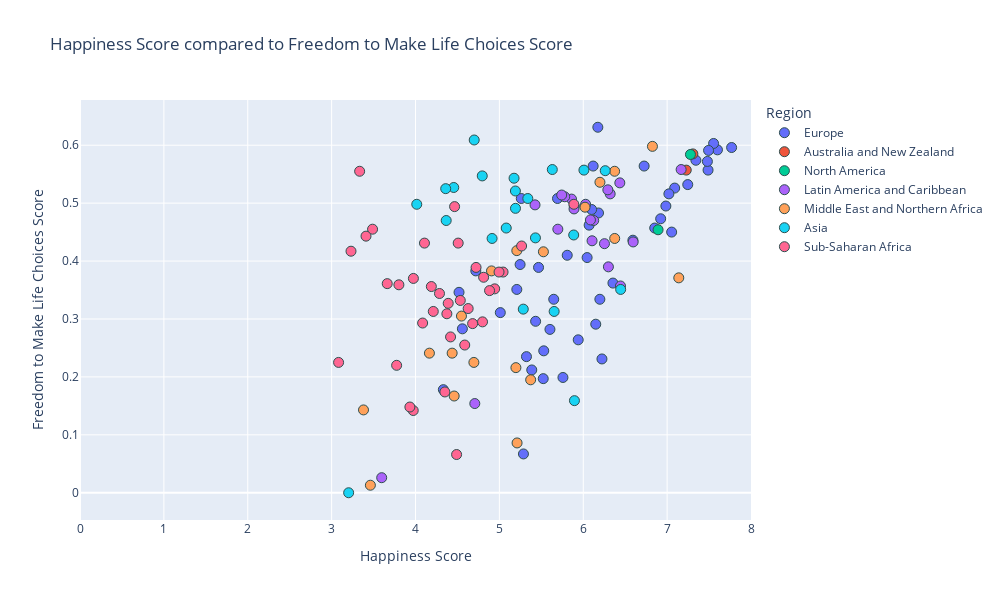

Notebook source saved alongside this figure:
### Code cell
#happiness score vs freedom to make life choices

#establish x and y values
x_values = merged_2019["Score"]
y_values = merged_2019["Freedom to make life choices"]

#px.scatter
fig = px.scatter(merged_2019, x_values, y_values, color="Region", hover_name="Country or region",
                range_x=[0,8], title="Happiness Score compared to Freedom to Make Life Choices Score",
                width= 1000, height =600) # use trendline="ols" to see all lin reg equations

#set axes labels
fig.update_xaxes(title_text='Happiness Score')
fig.update_yaxes(title_text='Freedom to Make Life Choices Score')


#formatting
#marker size and colors
fig.update_traces(marker=dict(size=10,
                              line=dict(width=1, 
                                        color='DarkSlateGrey')))

#linear regression
#use linregress from dependencies to inplement linear regression
(slope, intercept, rvalue, pvalue, stderr) = linregress(x_values, y_values)
regress_values = x_values * slope + intercept

#print out all variables calculated above (rvalue, pvalue...)
print(f"slope:{round(slope, 2)}")
print(f"intercept:{round(intercept,2)}")
res = sts.linregress(x_values, y_values)
print(f"R-squared: {res.rvalue**2:.4f}")


#print out line eq for reference
line_eq = (f"y={round(slope, 2)}x + {round(intercept, 2)}")
print(line_eq)

fig.show()

### Figure 1 — Plotly figure (JSON) as saved in the notebook; plotly's stock layout.template omitted (floating-point values rounded to 4 significant figures)
{"data": [{"hovertemplate": "<b>%{hovertext}</b><br><br>Region=Europe<br>Score=%{x}<br>Freedom to make life choices=%{y}<extra></extra>", "hovertext": ["Finland", "Denmark", "Norway", "Iceland", "Netherlands", "Switzerland", "Sweden", "Austria", "Luxembourg", "United Kingdom", "Ireland", "Germany", "Belgium", "Czech Republic", "Malta", "France", "Spain", "Italy", "Slovakia", "Poland", "Uzbekistan", "Lithuania", "Slovenia", "Kosovo", "Romania", "Cyprus", "Latvia", "Estonia", "Kazakhstan", "Hungary", "Portugal", "Russia", "Serbia", "Moldova", "Montenegro", "Tajikistan", "Croatia", "Bosnia and Herzegovina", "Belarus", "Greece", "Kyrgyzstan", "Turkmenistan", "Azerbaijan", "Bulgaria", "Albania", "Armenia", "Georgia", "Ukraine"], "legendgroup": "Europe", "marker": {"color": "#636efa", "line": {"color": "DarkSlateGrey", "width": 1}, "size": 10, "symbol": "circle"}, "mode": "markers", "name": "Europe", "orientation": "v", "showlegend": true, "type": "scatter", "x": [7.769, 7.6, 7.554, 7.494, 7.488, 7.48, 7.343, 7.246, 7.09, 7.054, 7.021, 6.985, 6.923, 6.852, 6.726, 6.592, 6.354, 6.223, 6.198, 6.182, 6.174, 6.149, 6.118, 6.1, 6.07, 6.046, 5.94, 5.893, 5.809, 5.758, 5.693, 5.648, 5.603, 5.529, 5.523, 5.467, 5.432, 5.386, 5.323, 5.287, 5.261, 5.247, 5.208, 5.011, 4.719, 4.559, 4.519, 4.332], "xaxis": "x", "y": [0.596, 0.592, 0.603, 0.591, 0.557, 0.572, 0.574, 0.532, 0.526, 0.45, 0.516, 0.495, 0.473, 0.457, 0.564, 0.436, 0.362, 0.231, 0.334, 0.483, 0.631, 0.291, 0.564, 0.489, 0.462, 0.406, 0.264, 0.495, 0.41, 0.199, 0.508, 0.334, 0.282, 0.245, 0.197, 0.389, 0.296, 0.212, 0.235, 0.067, 0.508, 0.394, 0.351, 0.311, 0.383, 0.283, 0.346, 0.178], "yaxis": "y"}, {"hovertemplate": "<b>%{hovertext}</b><br><br>Region=Australia and New Zealand<br>Score=%{x}<br>Freedom to make life choices=%{y}<extra></extra>", "hovertext": ["New Zealand", "Australia"], "legendgroup": "Australia and New Zealand", "marker": {"color": "#EF553B", "line": {"color": "DarkSlateGrey", "width": 1}, "size": 10, "symbol": "circle"}, "mode": "markers", "name": "Australia and New Zealand", "orientation": "v", "showlegend": true, "type": "scatter", "x": [7.307, 7.228], "xaxis": "x", "y": [0.585, 0.557], "yaxis": "y"}, {"hovertemplate": "<b>%{hovertext}</b><br><br>Region=North America<br>Score=%{x}<br>Freedom to make life choices=%{y}<extra></extra>", "hovertext": ["Canada", "United States"], "legendgroup": "North America", "marker": {"color": "#00cc96", "line": {"color": "DarkSlateGrey", "width": 1}, "size": 10, "symbol": "circle"}, "mode": "markers", "name": "North America", "orientation": "v", "showlegend": true, "type": "scatter", "x": [7.278, 6.892], "xaxis": "x", "y": [0.584, 0.454], "yaxis": "y"}, {"hovertemplate": "<b>%{hovertext}</b><br><br>Region=Latin America and Caribbean<br>Score=%{x}<br>Freedom to make life choices=%{y}<extra></extra>", "hovertext": ["Costa Rica", "Mexico", "Chile", "Guatemala", "Panama", "Brazil", "Uruguay", "El Salvador", "Colombia", "Nicaragua", "Argentina", "Ecuador", "Jamaica", "Honduras", "Bolivia", "Paraguay", "Peru", "Dominican Republic", "Venezuela", "Haiti"], "legendgroup": "Latin America and Caribbean", "marker": {"color": "#ab63fa", "line": {"color": "DarkSlateGrey", "width": 1}, "size": 10, "symbol": "circle"}, "mode": "markers", "name": "Latin America and Caribbean", "orientation": "v", "showlegend": true, "type": "scatter", "x": [7.167, 6.595, 6.444, 6.436, 6.321, 6.3, 6.293, 6.253, 6.125, 6.105, 6.086, 6.028, 5.89, 5.86, 5.779, 5.743, 5.697, 5.425, 4.707, 3.597], "xaxis": "x", "y": [0.558, 0.433, 0.357, 0.535, 0.516, 0.39, 0.523, 0.43, 0.47, 0.435, 0.471, 0.498, 0.49, 0.507, 0.511, 0.514, 0.455, 0.497, 0.154, 0.026], "yaxis": "y"}, {"hovertemplate": "<b>%{hovertext}</b><br><br>Region=Middle East and Northern Africa<br>Score=%{x}<br>Freedom to make life choices=%{y}<extra></extra>", "hovertext": ["Israel", "United Arab Emirates", "Saudi Arabia", "Qatar", "Bahrain", "Kuwait", "Libya", "Turkey", "Algeria", "Morocco", "Lebanon", "Jordan", "Palestinian Territories", "Iran", "Tunisia", "Iraq", "Egypt", "Syria", "Yemen"], "legendgroup": "Middle East and Northern Africa", "marker": {"color": "#FFA15A", "line": {"color": "DarkSlateGrey", "width": 1}, "size": 10, "symbol": "circle"}, "mode": "markers", "name": "Middle East and Northern Africa", "orientation": "v", "showlegend": true, "type": "scatter", "x": [7.139, 6.825, 6.375, 6.374, 6.199, 6.021, 5.525, 5.373, 5.211, 5.208, 5.197, 4.906, 4.696, 4.548, 4.461, 4.437, 4.166, 3.462, 3.38], "xaxis": "x", "y": [0.371, 0.598, 0.439, 0.555, 0.536, 0.493, 0.416, 0.195, 0.086, 0.418, 0.216, 0.383, 0.225, 0.305, 0.167, 0.241, 0.241, 0.013, 0.143], "yaxis": "y"}, {"hovertemplate": "<b>%{hovertext}</b><br><br>Region=Asia<br>Score=%{x}<br>Freedom to make life choices=%{y}<extra></extra>", "hovertext": ["Taiwan", "Singapore", "Thailand", "South Korea", "Japan", "Pakistan", "Philippines", "Hong Kong", "Malaysia", "Mongolia", "Indonesia", "China", "Vietnam", "Bhutan", "Nepal", "Laos", "Cambodia", "Bangladesh", "Sri Lanka", "Myanmar", "India", "Afghanistan"], "legendgroup": "Asia", "marker": {"color": "#19d3f3", "line": {"color": "DarkSlateGrey", "width": 1}, "size": 10, "symbol": "circle"}, "mode": "markers", "name": "Asia", "orientation": "v", "showlegend": true, "type": "scatter", "x": [6.446, 6.262, 6.008, 5.895, 5.886, 5.653, 5.631, 5.43, 5.339, 5.285, 5.192, 5.191, 5.175, 5.082, 4.913, 4.796, 4.7, 4.456, 4.366, 4.36, 4.015, 3.203], "xaxis": "x", "y": [0.351, 0.556, 0.557, 0.159, 0.445, 0.313, 0.558, 0.44, 0.508, 0.317, 0.491, 0.521, 0.543, 0.457, 0.439, 0.547, 0.609, 0.527, 0.47, 0.525, 0.498, 0], "yaxis": "y"}, {"hovertemplate": "<b>%{hovertext}</b><br><br>Region=Sub-Saharan Africa<br>Score=%{x}<br>Freedom to make life choices=%{y}<extra></extra>", "hovertext": ["Mauritius", "Nigeria", "Cameroon", "Ghana", "Ivory Coast", "Benin", "Congo (Brazzaville)", "Gabon", "South Africa", "Senegal", "Niger", "Burkina Faso", "Guinea", "Kenya", "Mauritania", "Mozambique", "Congo (Kinshasa)", "Mali", "Sierra Leone", "Chad", "Ethiopia", "Swaziland", "Uganda", "Zambia", "Togo", "Liberia", "Comoros", "Madagascar", "Lesotho", "Burundi", "Zimbabwe", "Botswana", "Malawi", "Rwanda", "Tanzania", "Central African Republic"], "legendgroup": "Sub-Saharan Africa", "marker": {"color": "#FF6692", "line": {"color": "DarkSlateGrey", "width": 1}, "size": 10, "symbol": "circle"}, "mode": "markers", "name": "Sub-Saharan Africa", "orientation": "v", "showlegend": true, "type": "scatter", "x": [5.888, 5.265, 5.044, 4.996, 4.944, 4.883, 4.812, 4.799, 4.722, 4.681, 4.628, 4.587, 4.534, 4.509, 4.49, 4.466, 4.418, 4.39, 4.374, 4.35, 4.286, 4.212, 4.189, 4.107, 4.085, 3.975, 3.973, 3.933, 3.802, 3.775, 3.663, 3.488, 3.41, 3.334, 3.231, 3.083], "xaxis": "x", "y": [0.498, 0.426, 0.381, 0.381, 0.352, 0.349, 0.372, 0.295, 0.389, 0.292, 0.318, 0.255, 0.332, 0.431, 0.066, 0.494, 0.269, 0.327, 0.309, 0.174, 0.344, 0.313, 0.356, 0.431, 0.293, 0.37, 0.142, 0.148, 0.359, 0.22, 0.361, 0.455, 0.443, 0.555, 0.417, 0.225], "yaxis": "y"}], "layout": {"height": 600, "legend": {"title": {"text": "Region"}, "tracegroupgap": 0}, "title": {"text": "Happiness Score compared to Freedom to Make Life Choices Score"}, "width": 1000, "xaxis": {"anchor": "y", "domain": [0, 1], "range": [0, 8], "title": {"text": "Happiness Score"}}, "yaxis": {"anchor": "x", "domain": [0, 1], "title": {"text": "Freedom to Make Life Choices Score"}}}}
